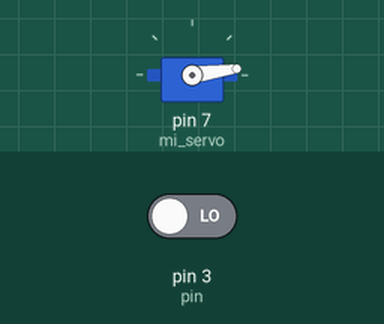
Recording of a sketch running on a simulated Arduino Uno, built with avr-gcc and run on an emulated ATmega328P. On the bench: servo. Inputs (shaded band) come from the test bench; at power-on: pin 3 (pin) LOW.

Above: at 0.15 s.
At 1.2 s:
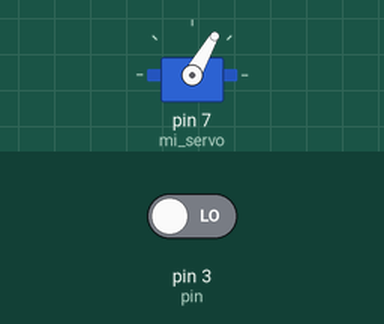
1.3 s: pin 3 (pin) driven HIGH
At 7.0 s:
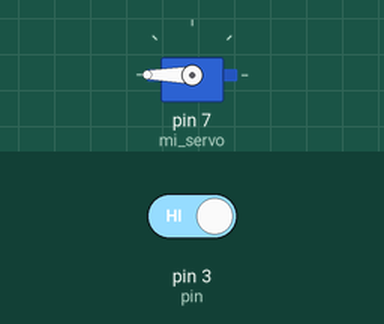
Timing chart, 0 to 13.3 s (numbered marks = the images above; inputs shaded):
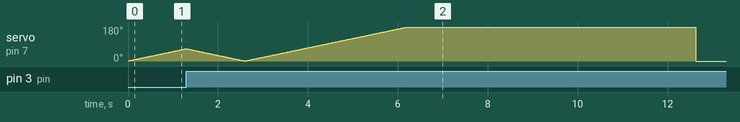

The sketch:

Ejercicio3.ino
```cpp
#include <Servo.h>
int pin = 3;
long tiempo1=0;
long tiempo2=0;
int posicion_1 = 0;
int posicion_2 = 180;
Servo mi_servo;
 int grados = 0;
bool estado = false;

void setup() {
  Serial.begin(9600);//iniciailzamos la comunicación
attachInterrupt(digitalPinToInterrupt(pin), can, RISING);
    mi_servo.attach(7);
}
void loop()
{
  if(estado==false){
grados= grados + 1;
   mi_servo.write(grados);
  delay(20);
  }else if(grados==180){
    estado=true;
  }


  if(estado==true){
     grados= grados - 1;
   mi_servo.write(grados);
    delay(20);}

   if(grados==0){
    estado=false;}
}

  void can(){

    if(estado==false){
      estado=true;
    }
    else{estado=false;
        }
}
```
